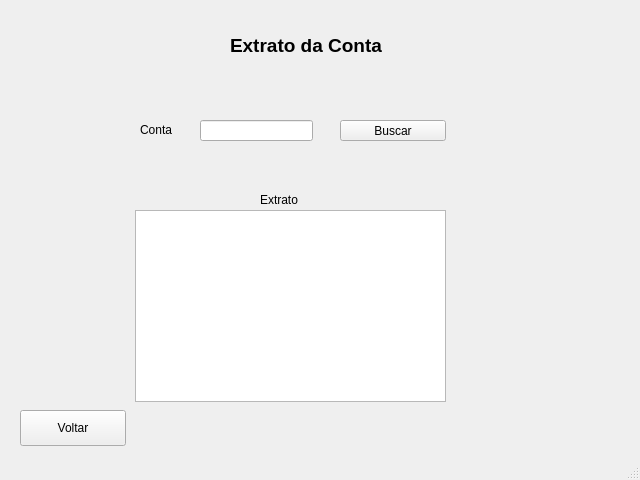
<?xml version="1.0" encoding="UTF-8"?>
<ui version="4.0">
 <class>MainWindow</class>
 <widget class="QMainWindow" name="MainWindow">
  <property name="geometry">
   <rect>
    <x>0</x>
    <y>0</y>
    <width>640</width>
    <height>480</height>
   </rect>
  </property>
  <property name="windowTitle">
   <string>MainWindow</string>
  </property>
  <widget class="QWidget" name="centralwidget">
   <widget class="QLabel" name="label">
    <property name="geometry">
     <rect>
      <x>230</x>
      <y>30</y>
      <width>181</width>
      <height>31</height>
     </rect>
    </property>
    <property name="font">
     <font>
      <pointsize>14</pointsize>
      <weight>75</weight>
      <bold>true</bold>
     </font>
    </property>
    <property name="text">
     <string>Extrato da Conta</string>
    </property>
   </widget>
   <widget class="QLabel" name="label_2">
    <property name="geometry">
     <rect>
      <x>140</x>
      <y>120</y>
      <width>171</width>
      <height>20</height>
     </rect>
    </property>
    <property name="text">
     <string>Conta</string>
    </property>
   </widget>
   <widget class="QPushButton" name="pushButton">
    <property name="geometry">
     <rect>
      <x>340</x>
      <y>120</y>
      <width>106</width>
      <height>21</height>
     </rect>
    </property>
    <property name="text">
     <string>Buscar</string>
    </property>
   </widget>
   <widget class="QPushButton" name="pushButton_2">
    <property name="geometry">
     <rect>
      <x>20</x>
      <y>410</y>
      <width>106</width>
      <height>36</height>
     </rect>
    </property>
    <property name="text">
     <string>Voltar</string>
    </property>
   </widget>
   <widget class="QLineEdit" name="lineEdit">
    <property name="geometry">
     <rect>
      <x>200</x>
      <y>120</y>
      <width>113</width>
      <height>21</height>
     </rect>
    </property>
   </widget>
   <widget class="QTextBrowser" name="textBrowser">
    <property name="geometry">
     <rect>
      <x>135</x>
      <y>210</y>
      <width>311</width>
      <height>192</height>
     </rect>
    </property>
   </widget>
   <widget class="QLabel" name="label_3">
    <property name="geometry">
     <rect>
      <x>260</x>
      <y>190</y>
      <width>63</width>
      <height>20</height>
     </rect>
    </property>
    <property name="text">
     <string>Extrato</string>
    </property>
   </widget>
  </widget>
  <widget class="QStatusBar" name="statusbar"/>
 </widget>
 <resources/>
 <connections/>
</ui>
